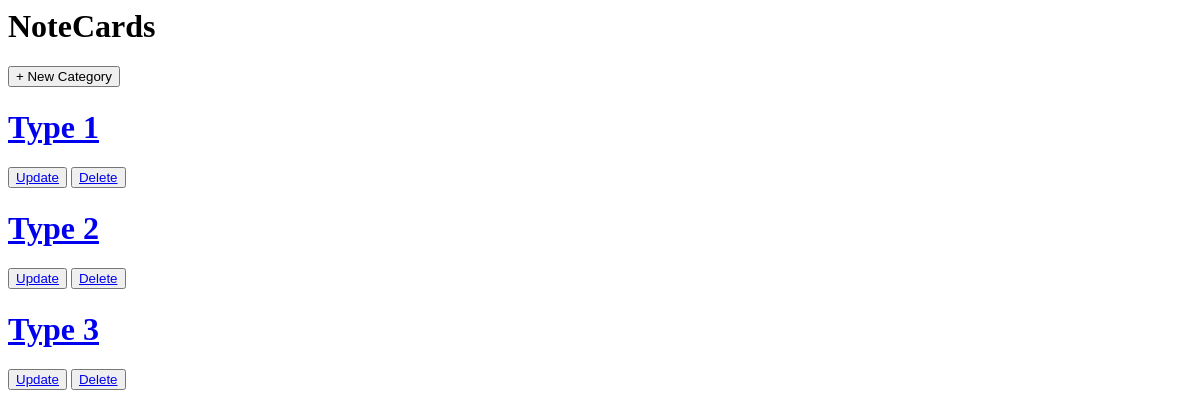
Before: / with the older database file.
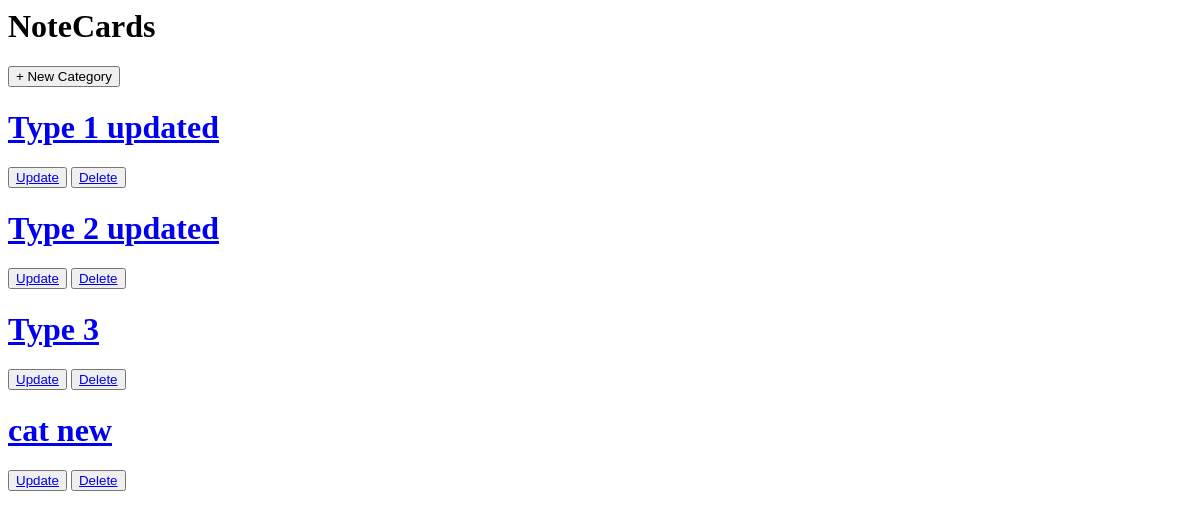
After: the same page with the newer database file.
### card/models.py (models this page shows, shortened)
class CardType(models.Model):
    category = models.TextField(max_length=100)
    color = models.CharField(max_length=10)

### card/views.py (the view)
# urls.py: path("", TypeListView.as_view(), name="cards-homeview"),
class TypeListView(ListView):
    model = CardType
    template_name = 'card/homeview.html'
    context_object_name = 'categories'

### card/templates/card/homeview.html (shortened to what this page needs)
{% extends 'base.html' %}
{% block header %}
    NoteCards
{% endblock %}
{% block content %}
    <a href="{% url 'card-new' %}">
        <button>+ New Category</button>
    </a>
    {% for type in categories %}
        <h1><a href="{% url 'card-typedetail' type.pk %}">{{type.category}}</a></h1>
        <button><a href="{% url 'type-update' type.pk %}">Update</a></button>
        <button><a href="{% url 'type-delete' type.pk %}">Delete</a></button>
    {% endfor %}
{% endblock %}

Changed rows visible on the page:
changed CardType: category "Type 1" → "Type 1 updated"
changed CardType: category "Type 2" → "Type 2 updated"
added CardType: category "cat new"
